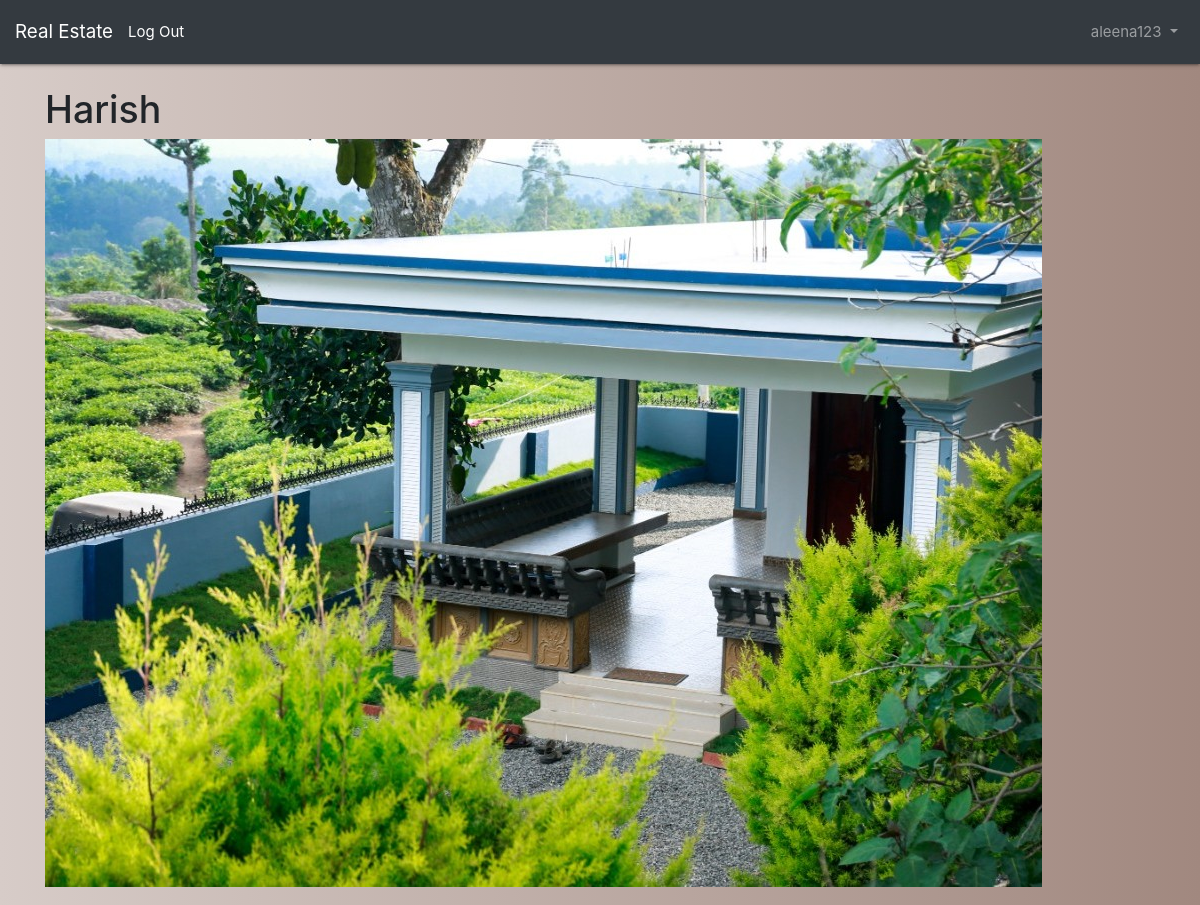
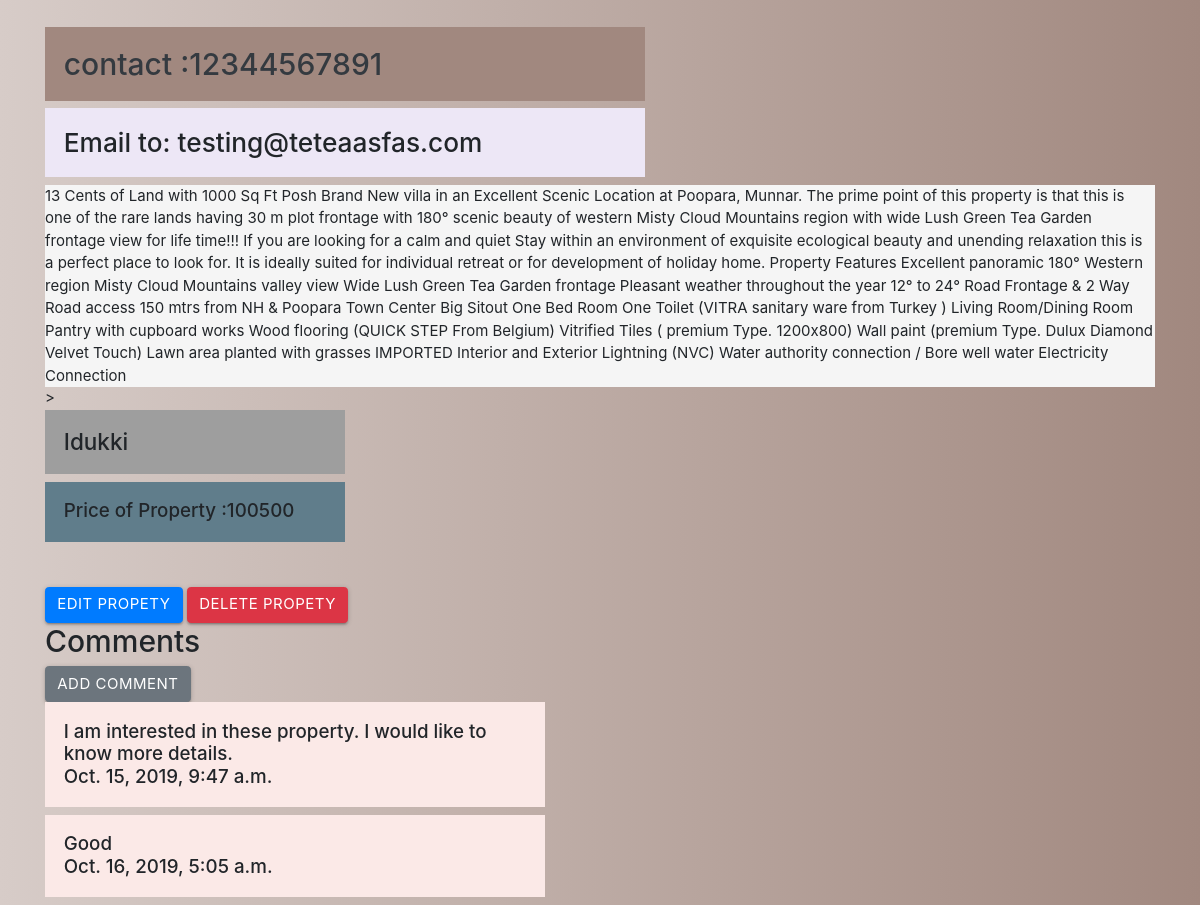
Screenshot of /detail/1/ (signed in) with the database file from the repository (2 pictures, top to bottom).
### users/models.py (models this page shows)
class CustomUser(AbstractUser):
	TYPE = [
			('Seller','seller'),
			('Buyer','buyer'),
		]
	category= models.CharField(max_length=40,choices=TYPE)
	mobile_number=models.CharField(max_length=10,blank=True)

### realtors/models.py (models this page shows, shortened)
class Realtor(models.Model):
  bedroom_choices = {
  				'1':1,
  				'2':2,
  				'3':3,
  				'4':4,
  				'5':5,
   					}
  price_choices = {
  				'100000':'$100,000',
  				'200000':'$200,000',
  				'300000':'$300,000',
  				'400000':'$400,000',
					}
  District_choices = {
        		'TVM' : 'Thiruvananthapuram',
        		'ALP' :	'Alappuzha',
        		'KTM' :	'Kottayam',
        		'IDK' :	'Idukki',
        		'ERKLM'	:'Ernakulam,'
       				}
  class Meta:
    verbose_name = 'Realtor'
  owner_name = models.CharField(max_length=200)
  photo = models.ImageField(upload_to='photos/%Y/%m/%d/')
  description = models.TextField(blank=True)
  phone = models.CharField(max_length=20)
  email = models.CharField(max_length=50)
  details = models.TextField(blank =True)
  price = models.PositiveIntegerField(default=100000)
  created_date = models.DateTimeField(auto_now_add=True,editable=False,blank=False,null=False)
  owner = models.ForeignKey(get_user_model(),on_delete=models.CASCADE)

class Comment(models.Model):
  post = models.ForeignKey('realtors.Realtor', on_delete=models.CASCADE, related_name='comments')
  comment = models.TextField()
  created_date = models.DateTimeField(auto_now_add=True,editable=False,blank=False,null=False)
  approved_comment = models.BooleanField(default=False)

### realtors/views.py (the view)
# urls.py: path('detail/<int:pk>/',PropertyDetailView.as_view(),name = 'detail'),
class PropertyDetailView( DetailView):
	model = Realtor
	template_name ='detail.html'

### templates/detail.html (shortened to what this page needs)
{% extends 'base.html' %}
{% load static %}
	{% block body %}
	<h1 class ="text-bold"> {{ realtor.owner_name}} </h1>
<div class="portrait">
	<img  src="{{ realtor.photo.url}}" alt=" ">
</div>
	<div >
	<h2 class= " card-body bg-#a1887f brown lighten-2 text-dark mt-5" style="width: 40rem;"> contact :{{ realtor.phone }} </h2>
	<h3 class= " card-body bg-#ede7f6 deep-purple lighten-5" style="width: 40rem;">Email to: {{ realtor.email }}</h3>
</div>
			<div class="text-#f5f5f5 grey lighten-4" > {{ realtor.description }}</div>>
<h4 class= " card-body bg-#fafafa grey lighten-5mt-4" style="width: 20rem;"> {{ realtor.details }}</h4>
<h5 class=" card-body bg-#eceff1 blue-grey lighten-5mt-4" style="width: 20rem;">
	 Price of Property :{{ realtor.price }}</h5>
{% if request.user.is_authenticated %}
<div class="mt-5">
	<a class="btn btn-primary" href = "{% url 'edit' realtor.id %}"role="button">Edit Propety  </a>
	<a class="btn btn-danger" href ="{% url 'delete' realtor.id %}"role="button">Delete Propety   </a>
</div>
<h2>
	Comments </h2>
	<a class="btn btn-secondary" href ="{% url 'comment' realtor.id %}"role="button">Add Comment </a>
{% for comment in realtor.comments.all %}
    <div class="d-flex flex-column">
       <div><h5 class="card-body bg-#fbe9e7 deep-orange lighten-5" style ="width:500px;">
          <div class="comment">{{ comment.comment }}</div>
        <div class="date">{{ comment.created_date }}</div>
    </div>
</div>
{% endfor %}
{% endif %}
{% endblock body %}

### templates/base.html (shortened to what this page needs)
{% load static %}
<!DOCTYPE html>
<html lang="en">
  <head>
      <link rel="stylesheet" href="https://cdnjs.cloudflare.com/ajax/libs/materialize/1.0.0/css/materialize.min.css">
    <link rel="stylesheet" href="https://stackpath.bootstrapcdn.com/bootstrap/4.1.3/css/bootstrap.min.css">
    <link rel="stylesheet" href="{% static 'css/base.css' %}">
    <link href="https://stackpath.bootstrapcdn.com/bootstrap/4.3.1/css/bootstrap.min.css" rel="stylesheet">
  </head>
  <body>
    <nav class="navbar navbar-expand-md navbar-dark bg-dark mb-4">
      <a class="navbar-brand" href="{% url 'home' %}">Real Estate </a>
      <div class="collapse navbar-collapse" id="navbarCollapse">
        {% if user.is_authenticated %}
           <a href="{% url 'logout' %}">Log Out</a>
          <ul class="navbar-nav ml-auto">
            <li class="nav-item">
              <a class="nav-link dropdown-toggle" href="#" id="userMenu"\\
              data-toggle="dropdown" aria-haspopup="true" aria-expanded\\
              ="false">
                {{ user.username }}
              </a>
            </li>
          </ul>
        {% endif %}
      </div>
    </nav>
    <div class="container">
      {% block body %}
      {% endblock body %}
    </div>
  </body>
</html>

### static/css/base.css (style rules this page uses)
body { background: linear-gradient(to right, #d7ccc8, #a1887f); height: 100%; margin: 0; background-repeat: no-repeat; background-attachment: fixed; }

### rows the page displays
CustomUser: username "aleena123"
Realtor: owner_name "Harish", photo (picture), phone "12344567891", email "testing@teteaasfas.com", description "13 Cents of Land with 1000 Sq Ft Posh Brand New villa in an Excellent Scenic Location at Poopara, Munnar. The prime point of this property is that this is one of the rare lands having 30 m plot frontage with 180° scenic beauty of western Misty Cloud Mountains region with wide Lush Green Tea Garden frontage view for life time!!! If you are looking for a calm and quiet Stay within an environment of exquisite ecological beauty and unending relaxation this is a perfect place to look for. It is ideally suited for individual retreat or for development of holiday home. Property Features Excellent panoramic 180° Western region Misty Cloud Mountains valley view Wide Lush Green Tea Garden frontage…", details "Idukki", price "100500"
Comment: comment "I am interested in these property. I would like to know more details.", created_date "Oct. 15, 2019, 9:47 a.m."
Comment: comment "Good", created_date "Oct. 16, 2019, 5:05 a.m."
